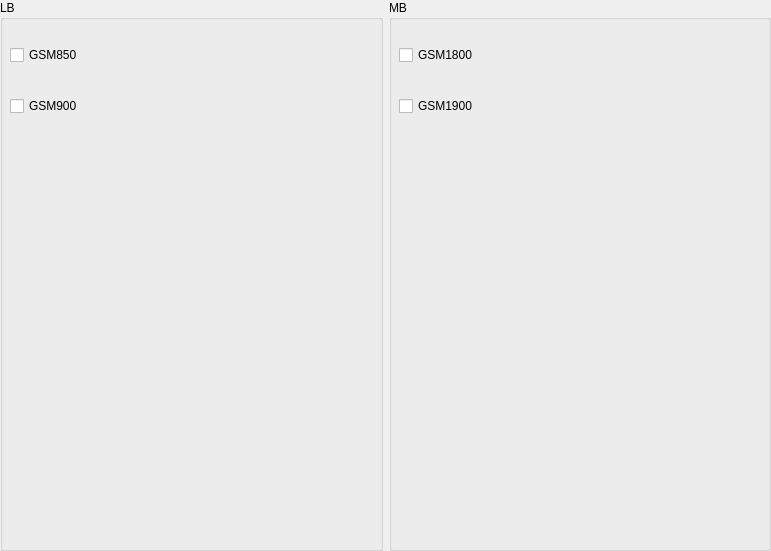
      <widget class="QWidget" name="page_gsm">
       <property name="geometry">
        <rect>
         <x>0</x>
         <y>0</y>
         <width>771</width>
         <height>551</height>
        </rect>
       </property>
       <attribute name="label">
        <string>GSM</string>
       </attribute>
       <widget class="QWidget" name="layoutWidget">
        <property name="geometry">
         <rect>
          <x>0</x>
          <y>0</y>
          <width>771</width>
          <height>551</height>
         </rect>
        </property>
        <layout class="QHBoxLayout" name="horizontalLayout_bnads_gsm">
         <item>
          <widget class="QGroupBox" name="groupBox_lb_gsm">
           <property name="title">
            <string>LB</string>
           </property>
           <widget class="QWidget" name="layoutWidget_7">
            <property name="geometry">
             <rect>
              <x>10</x>
              <y>20</y>
              <width>341</width>
              <height>121</height>
             </rect>
            </property>
            <layout class="QGridLayout" name="gridLayout_lb_gsm">
             <item row="0" column="0">
              <widget class="QCheckBox" name="gsm850">
               <property name="text">
                <string>GSM850</string>
               </property>
              </widget>
             </item>
             <item row="1" column="0">
              <widget class="QCheckBox" name="gsm900">
               <property name="text">
                <string>GSM900</string>
               </property>
              </widget>
             </item>
            </layout>
           </widget>
          </widget>
         </item>
         <item>
          <widget class="QGroupBox" name="groupBox_mb_gsm">
           <property name="title">
            <string>MB</string>
           </property>
           <widget class="QWidget" name="layoutWidget_8">
            <property name="geometry">
             <rect>
              <x>10</x>
              <y>20</y>
              <width>341</width>
              <height>121</height>
             </rect>
            </property>
            <layout class="QGridLayout" name="gridLayout_mb_gsm">
             <item row="1" column="0">
              <widget class="QCheckBox" name="gsm1900">
               <property name="text">
                <string>GSM1900</string>
               </property>
              </widget>
             </item>
             <item row="0" column="0">
              <widget class="QCheckBox" name="gsm1800">
               <property name="text">
                <string>GSM1800</string>
               </property>
              </widget>
             </item>
            </layout>
           </widget>
          </widget>
         </item>
        </layout>
       </widget>
      </widget>
